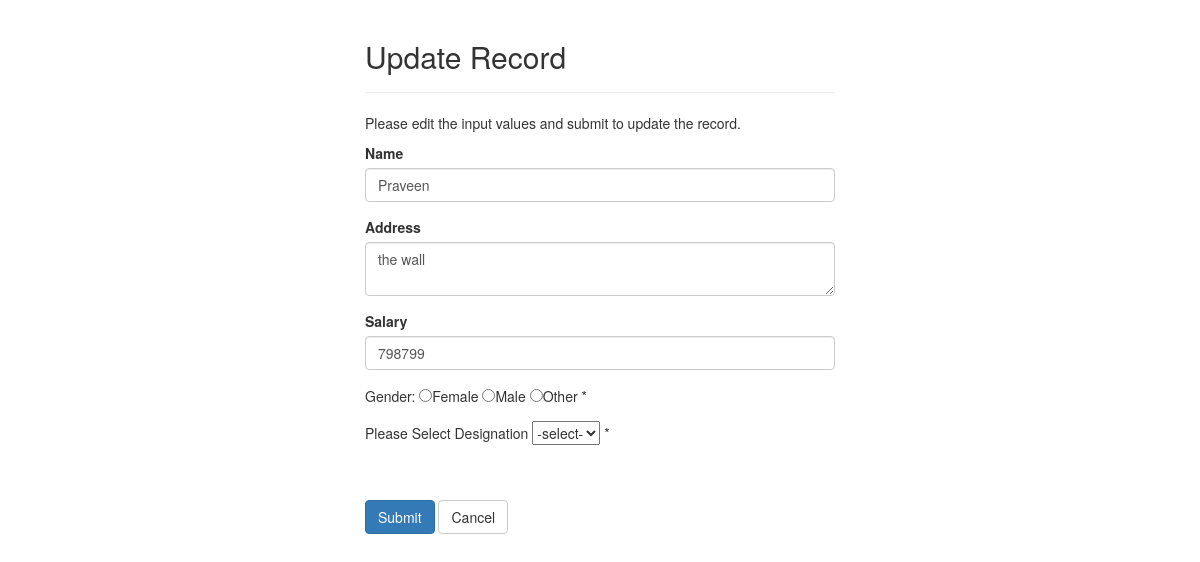
Page /update.php?id=1 on the committed database.
### tables this page shows
CREATE TABLE `employees` (
  `id` int(11) NOT NULL,
  `name` varchar(100) NOT NULL,
  `address` varchar(255) NOT NULL,
  `salary` int(10) NOT NULL,
  `gender` varchar(50) DEFAULT NULL,
  `designation` varchar(50) DEFAULT NULL
);

### update.php (the view, shortened to what this page needs)
<?php
require_once 'config.php';
$name = $address = $salary = $gender = $designation = "";
$name_err = $address_err = $salary_err = $gender_err = $designation_err = "";
if(isset($_POST["id"]) && !empty($_POST["id"])){
    $id = $_POST["id"];
    $input_name = trim($_POST["name"]);
    if(empty($input_name)){
        $name_err = "Please enter a name.";
    } elseif(!filter_var(trim($_POST["name"]), FILTER_VALIDATE_REGEXP, array("options"=>array("regexp"=>"/^[a-zA-Z'-.\s ]+$/")))){
        $name_err = 'Please enter a valid name.';
    } else{
        $name = $input_name;
    }
    $input_address = trim($_POST["address"]);
    if(empty($input_address)){
        $address_err = 'Please enter an address.';
    } else{
        $address = $input_address;
    }
    $input_salary = trim($_POST["salary"]);
    if(empty($input_salary)){
        $salary_err = "Please enter the salary amount.";
    } elseif(!ctype_digit($input_salary)){
        $salary_err = 'Please enter a positive integer value.';
    } else{
        $salary = $input_salary;
    }
    $input_gender = (isset($_POST["gender"]))? $_POST["gender"] : '';
    if(empty($input_gender)){
      $gender_err = "Please fill gender";
    } else{
      $gender = $input_gender;
    }
    $input_designation = $_POST["designation"];
    if($input_designation == ''){
      $designation_err = "Please select designation";
    } else{
      $designation = $input_designation;
    }
    if(empty($name_err) && empty($address_err) && empty($salary_err) && empty($gender_err) && empty($designation_err)){
        $sql = "UPDATE employees SET name=:name, address=:address, salary=:salary, gender=:gender, designation=:designation WHERE id=:id";
        if($stmt = $pdo->prepare($sql)){
            $stmt->bindParam(':name', $param_name);
            $stmt->bindParam(':address', $param_address);
            $stmt->bindParam(':salary', $param_salary);
            $stmt->bindParam(':gender', $param_gender);
            $stmt->bindParam(':designation', $param_designation);
            $stmt->bindParam(':id', $param_id);
            $param_name = $name;
            $param_address = $address;
            $param_salary = $salary;
            $param_gender = $gender;
            $param_designation = $designation;
            $param_id = $id;
            if($stmt->execute()){
                header("location: index.php");
                exit();
            } else{
                echo "Something went wrong. Please try again later.";
            }
        }
        unset($stmt);
    }
    unset($pdo);
} else{
    if(isset($_GET["id"]) && !empty(trim($_GET["id"]))){
        $sql = "SELECT * FROM employees WHERE id = :id";
        if($stmt = $pdo->prepare($sql)){
            $stmt->bindParam(':id', $param_id);
            if($stmt->execute()){
                if($stmt->rowCount() == 1){
                    $row = $stmt->fetch(PDO::FETCH_ASSOC);
                    $name = $row["name"];
                    $address = $row["address"];
                    $salary = $row["salary"];
                } else{
                    header("location: error.php");
                    exit();
                }
            } else{
                echo "Oops! Something went wrong. Please try again later.";
            }
        }
    }  else{
        header("location: error.php");
        exit();
    }
}
?>
<!DOCTYPE html>
<html lang="en">
<head>
    <link rel="stylesheet" href="https://maxcdn.bootstrapcdn.com/bootstrap/3.3.7/css/bootstrap.css">
</head>
<body>
    <div class="wrapper">
        <div class="container-fluid">
            <div class="row">
                <div class="col-md-12">
                    <div class="page-header">
                        <h2>Update Record</h2>
                    </div>
                    <p>Please edit the input values and submit to update the record.</p>
                    <form action="<?php echo htmlspecialchars(basename($_SERVER['REQUEST_URI'])); ?>" method="post">
                        <div class="form-group <?php echo (!empty($name_err)) ? 'has-error' : ''; ?>">
                            <label>Name</label>
                            <input type="text" name="name" class="form-control" value="<?php echo $name; ?>">
                        </div>
                        <div class="form-group <?php echo (!empty($address_err)) ? 'has-error' : ''; ?>">
                            <label>Address</label>
                            <textarea name="address" class="form-control"><?php echo $address; ?></textarea>
                        </div>
                        <div class="form-group <?php echo (!empty($salary_err)) ? 'has-error' : ''; ?>">
                            <label>Salary</label>
                            <input type="text" name="salary" class="form-control" value="<?php echo $salary; ?>">
                        </div>
                        <div class="form-group <?php echo (!empty($gender_err)) ? 'has-error' : ''; ?>">
                          Gender:
                              <input type="radio" name="gender" <?php if (isset($gender) && $gender=="female") echo "checked";?> value="female">Female
                              <input type="radio" name="gender" <?php if (isset($gender) && $gender=="male") echo "checked";?> value="male">Male
                              <input type="radio" name="gender" <?php if (isset($gender) && $gender=="other") echo "checked";?> value="other">Other
                              <span class="error">* <?php echo $gender_err;?></span>
                        </div>
                        <div class="form-group <?php echo (!empty($designation_err)) ? 'has-error' : ''; ?>">
                          <span>Please Select Designation</Span>
                            <select name="designation" class="dropdown">
                              <option value="">-select-</option>
                                </select>
                                <span class="error">* <?php echo $designation_err;?></span>
                                </div>
                        <input type="submit" class="btn btn-primary" value="Submit">
                        <a href="index.php" class="btn btn-default">Cancel</a>
                    </form>
                </div>
            </div>
        </div>
    </div>
</body>
</html>

### update.php (style rules this page uses)
.wrapper { width: 500px; margin: 0 auto; }

### rows in the picture
employees: name "Praveen", address "the wall", salary "798799"
